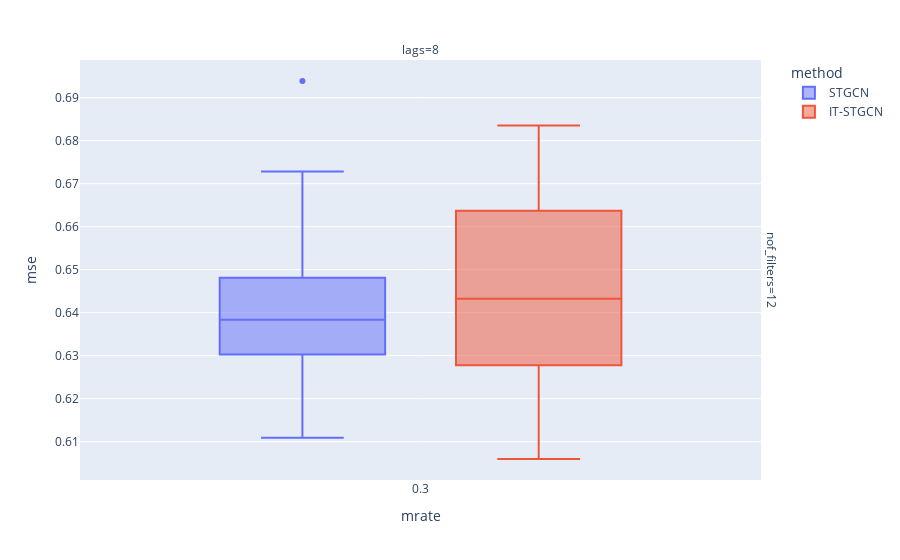

The code cell stored with this chart in its notebook:
### Markdown cell above
## random

### Code cell
data.query("mtype=='rand' and mrate !=0 and method!='GNAR'").plot.box(backend='plotly',x='mrate',color='method',y='mse',facet_col='lags',facet_row='nof_filters',height=800)

### Figure 1 — Plotly figure (JSON) as saved in the notebook; plotly's stock layout.template omitted (floating-point values rounded to 4 significant figures)
{"data": [{"alignmentgroup": "True", "hovertemplate": "method=STGCN<br>nof_filters=12<br>lags=8<br>mrate=%{x}<br>mse=%{y}<extra></extra>", "legendgroup": "STGCN", "marker": {"color": "#636efa"}, "name": "STGCN", "notched": false, "offsetgroup": "STGCN", "orientation": "v", "showlegend": true, "type": "box", "x": [0.3, 0.3, 0.3, 0.3, 0.3, 0.3, 0.3, 0.3, 0.3, 0.3, 0.3, 0.3, 0.3, 0.3, 0.3], "x0": " ", "xaxis": "x", "y": [0.6109, 0.6393, 0.6702, 0.6284, 0.6362, 0.6412, 0.6359, 0.6382, 0.6282, 0.6728, 0.6492, 0.6939, 0.645, 0.6384, 0.6173], "y0": " ", "yaxis": "y"}, {"alignmentgroup": "True", "hovertemplate": "method=IT-STGCN<br>nof_filters=12<br>lags=8<br>mrate=%{x}<br>mse=%{y}<extra></extra>", "legendgroup": "IT-STGCN", "marker": {"color": "#EF553B"}, "name": "IT-STGCN", "notched": false, "offsetgroup": "IT-STGCN", "orientation": "v", "showlegend": true, "type": "box", "x": [0.3, 0.3, 0.3, 0.3, 0.3, 0.3, 0.3, 0.3, 0.3, 0.3, 0.3, 0.3, 0.3, 0.3, 0.3], "x0": " ", "xaxis": "x", "y": [0.6167, 0.6658, 0.6458, 0.6646, 0.6736, 0.6086, 0.6473, 0.6835, 0.6432, 0.6323, 0.606, 0.6431, 0.6611, 0.6266, 0.6312], "y0": " ", "yaxis": "y"}], "layout": {"annotations": [{"font": {}, "showarrow": false, "text": "lags=8", "x": 0.49, "xanchor": "center", "xref": "paper", "y": 1, "yanchor": "bottom", "yref": "paper"}, {"font": {}, "showarrow": false, "text": "nof_filters=12", "textangle": 90, "x": 0.98, "xanchor": "left", "xref": "paper", "y": 0.5, "yanchor": "middle", "yref": "paper"}], "autosize": true, "boxmode": "group", "legend": {"title": {"text": "method"}, "tracegroupgap": 0}, "margin": {"t": 60}, "xaxis": {"anchor": "y", "autorange": true, "domain": [0, 0.98], "range": [-0.2018, 0.8018], "title": {"text": "mrate"}, "type": "linear"}, "yaxis": {"anchor": "x", "autorange": true, "domain": [0, 1], "range": [0.6011, 0.6988], "title": {"text": "mse"}, "type": "linear"}}}
